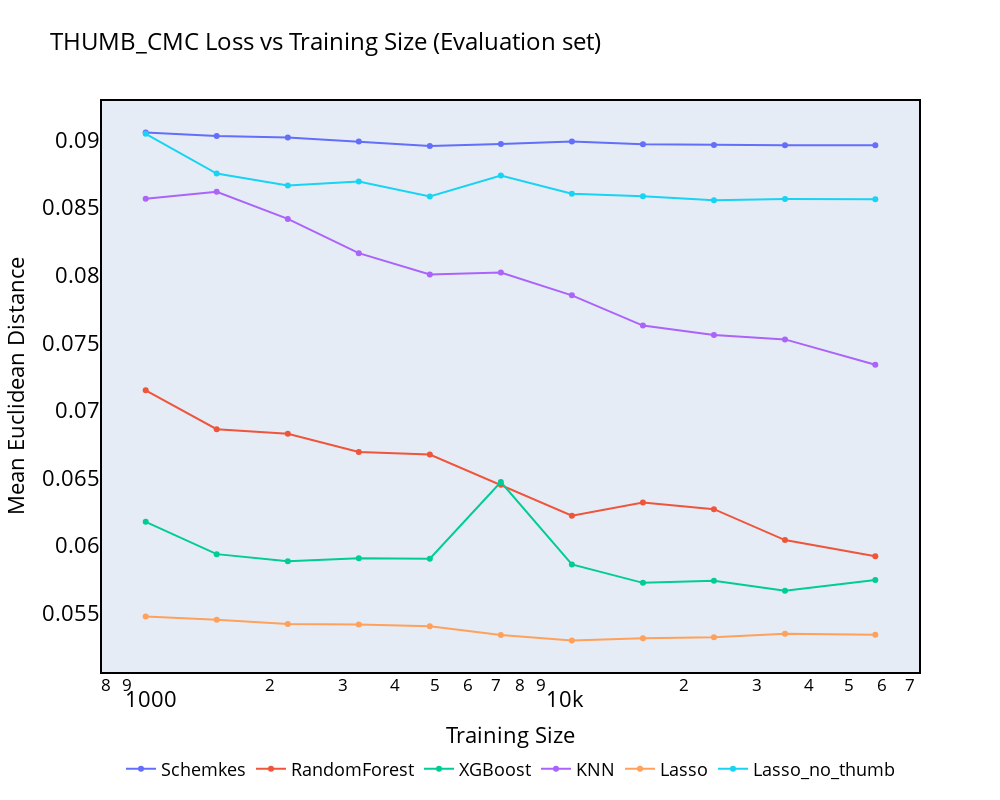

This figure's notebook cell:
### Code cell
# PLOT USING PLOTLY GRAPH OBJECTS
# PLOT ONLY EVAL ERROR
fig = go.Figure()
for model, model_data in data_random.items():
    fig.add_trace(
        go.Scatter(
            x=x_values, y=model_data["Eval_Error"], mode="lines+markers", name=model
        )
    )

fig.update_layout(
    title="THUMB_CMC Loss vs Training Size (Evaluation set)",
    width=1000,
    height=800,
    xaxis_title="Training Size",
    yaxis_title="Mean Euclidean Distance",
    xaxis_type="log",
)
# Draw rectangle as border
fig.add_shape(
    dict(
        type="rect",
        xref="paper",
        yref="paper",
        x0=0,
        y0=0,
        x1=1,
        y1=1,
        line=dict(color="black", width=2),
    )
)
# Remove gridlines
fig.update_xaxes(showgrid=False)
fig.update_yaxes(showgrid=False)

# Make title font bigger
fig.update_layout(title_font_size=24)

# Make text color black
fig.update_layout(font=dict(color="black"))

# Set font to times new roman
# fig.update_layout(font=dict(family="Times New Roman"))
# Increase font of y and x axis
fig.update_xaxes(tickfont=dict(size=22))
fig.update_yaxes(tickfont=dict(size=22))
# Increase font of xaxis_title
fig.update_xaxes(title_font=dict(size=22))
# Increase font of yaxis_title
fig.update_yaxes(title_font=dict(size=22))
# Make legend bottom
fig.update_layout(
    legend=dict(
        orientation="h",  # Horizontal orientation
        yanchor="bottom",  # Anchor to the bottom of the legend
        y=-0.2,  # Adjust y position to move it slightly below the plot
        xanchor="center",  # Anchor to the center of the legend
        x=0.5  # Position the legend in the middle of the x-axis
    )
)
# Incraese legend font
fig.update_layout(legend=dict(font=dict(size=18)))
fig.show()

### Figure 1 — Plotly figure (JSON) as saved in the notebook; plotly's stock layout.template omitted (floating-point values rounded to 4 significant figures)
{"data": [{"mode": "lines+markers", "name": "Schemkes", "type": "scatter", "x": [1000, 1484, 2204, 3271, 4856, 7208, 10700, 15883, 23578, 35000, 57837], "y": [0.09058, 0.09031, 0.0902, 0.0899, 0.08958, 0.08973, 0.08991, 0.0897, 0.08965, 0.08962, 0.08963]}, {"mode": "lines+markers", "name": "RandomForest", "type": "scatter", "x": [1000, 1484, 2204, 3271, 4856, 7208, 10700, 15883, 23578, 35000, 57837], "y": [0.07148, 0.06861, 0.06826, 0.06692, 0.06673, 0.06449, 0.06221, 0.06318, 0.06268, 0.0604, 0.0592]}, {"mode": "lines+markers", "name": "XGBoost", "type": "scatter", "x": [1000, 1484, 2204, 3271, 4856, 7208, 10700, 15883, 23578, 35000, 57837], "y": [0.06175, 0.05936, 0.05883, 0.05906, 0.05901, 0.06469, 0.05859, 0.05723, 0.05738, 0.05664, 0.05744]}, {"mode": "lines+markers", "name": "KNN", "type": "scatter", "x": [1000, 1484, 2204, 3271, 4856, 7208, 10700, 15883, 23578, 35000, 57837], "y": [0.08567, 0.08618, 0.08417, 0.08164, 0.08006, 0.0802, 0.07852, 0.07628, 0.07559, 0.07525, 0.07338]}, {"mode": "lines+markers", "name": "Lasso", "type": "scatter", "x": [1000, 1484, 2204, 3271, 4856, 7208, 10700, 15883, 23578, 35000, 57837], "y": [0.05474, 0.0545, 0.05419, 0.05415, 0.05402, 0.05336, 0.05296, 0.05312, 0.0532, 0.05346, 0.05339]}, {"mode": "lines+markers", "name": "Lasso_no_thumb", "type": "scatter", "x": [1000, 1484, 2204, 3271, 4856, 7208, 10700, 15883, 23578, 35000, 57837], "y": [0.09047, 0.08753, 0.08665, 0.08694, 0.08583, 0.08738, 0.08603, 0.08584, 0.08556, 0.08565, 0.08563]}], "layout": {"font": {"color": "black"}, "height": 800, "legend": {"font": {"size": 18}, "orientation": "h", "x": 0.5, "xanchor": "center", "y": -0.2, "yanchor": "bottom"}, "shapes": [{"line": {"color": "black", "width": 2}, "type": "rect", "x0": 0, "x1": 1, "xref": "paper", "y0": 0, "y1": 1, "yref": "paper"}], "title": {"font": {"size": 24}, "text": "THUMB_CMC Loss vs Training Size (Evaluation set)"}, "width": 1000, "xaxis": {"showgrid": false, "tickfont": {"size": 22}, "title": {"font": {"size": 22}, "text": "Training Size"}, "type": "log"}, "yaxis": {"showgrid": false, "tickfont": {"size": 22}, "title": {"font": {"size": 22}, "text": "Mean Euclidean Distance"}}}}
